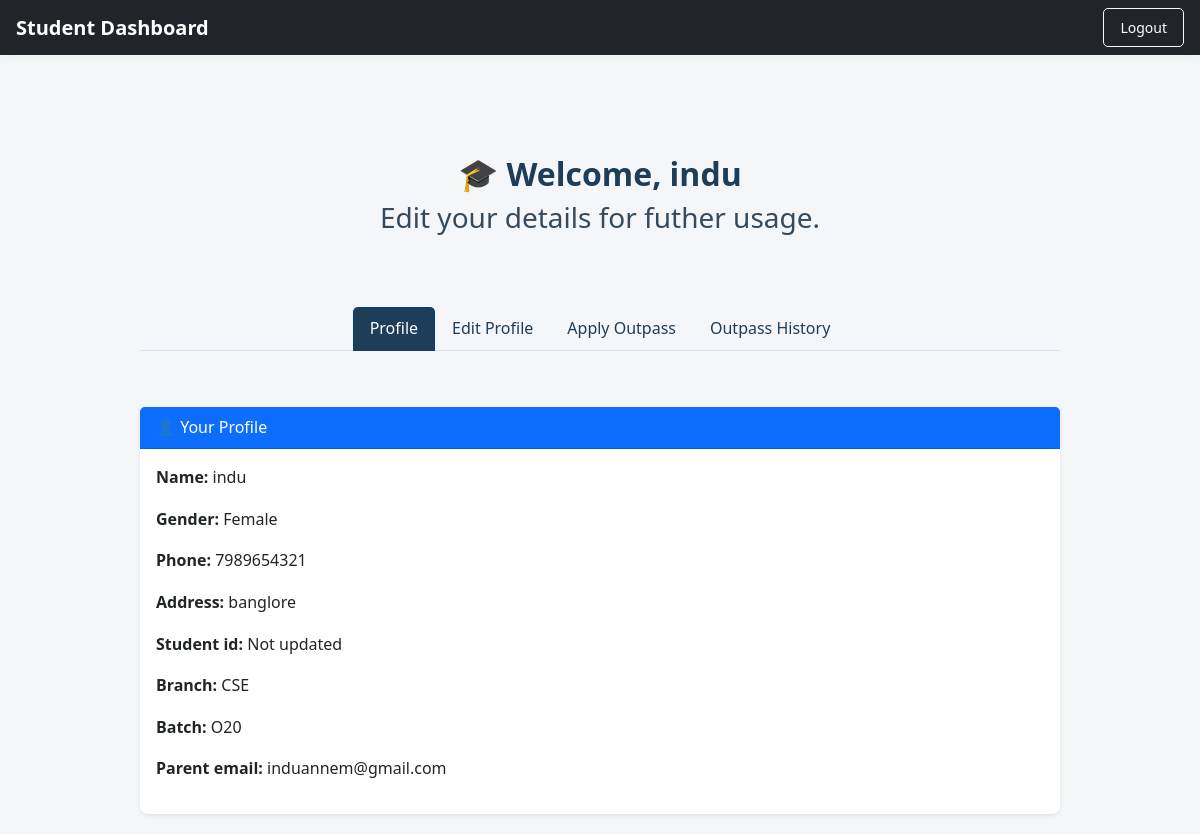
Screenshot of /student/dashboard (signed in) with the database file from the repository.
### models.py (models this page shows, shortened)
class User(UserMixin, db.Model):
    id = db.Column(db.Integer, primary_key=True)
    name = db.Column(db.String(100))
    gender = db.Column(db.String(10))
    phone = db.Column(db.String(20))
    address = db.Column(db.String(200))
    email = db.Column(db.String(120), unique=True)
    password_hash = db.Column(db.String(128))
    role = db.Column(db.String(20), default='student')
    idno = db.Column(db.String(20))  # University/college ID number
    branch = db.Column(db.String(50))             # E.g., CSE, ECE
    batch = db.Column(db.String(20))
    p_email = db.Column(db.String(120))
    outpasses = db.relationship('Outpass', backref='student', lazy=True)

### app.py (the view)
@app.route("/student/dashboard")
@login_required
def student_dashboard():
    if current_user.role != "student":
        flash("Unauthorized access", "danger")
        return redirect(url_for("login"))
    edit_form = EditProfileForm(obj=current_user)
    apply_form = ApplyOutpassForm()
    outpasses = Outpass.query.filter_by(student_id=current_user.id).order_by(Outpass.submitted_at.desc()).all()
    return render_template("student/dashboard.html",user=current_user,edit_form=edit_form,outpass_form=apply_form,outpasses=outpasses)

### app.py (called while the page is built)
@login_manager.user_loader
def load_user(user_id):
    return User.query.get(int(user_id))

### templates/student/dashboard.html (shortened to what this page needs)
{% extends "base.html" %}
{% block content %}
<link rel="stylesheet" href="{{ url_for('static', filename='css/student_dashboard.css') }}">
<nav class="navbar navbar-dark bg-dark px-3">
  <span class="navbar-brand mb-0 h5">Student Dashboard</span>
  <a href="{{ url_for('logout') }}" class="btn btn-outline-light btn-sm">Logout</a>
</nav>
<div class="container mt-3">
</div>
<div class="container mt-4 text-center">
  <h2>🎓 Welcome, {{ user.name }}</h2>
  <h3>Edit your details for futher usage.</h3>
</div>
<div class="container mt-4 text-center">
  <ul class="nav nav-tabs justify-content-center" id="dashboardTabs">
    <li class="nav-item">
      <a class="nav-link active" data-bs-toggle="tab" href="#profile">Profile</a>
    </li>
    <li class="nav-item">
      <a class="nav-link" data-bs-toggle="tab" href="#edit">Edit Profile</a>
    </li>
    <li class="nav-item">
      <a class="nav-link" data-bs-toggle="tab" href="#apply">Apply Outpass</a>
    </li>
    <li class="nav-item">
      <a class="nav-link" data-bs-toggle="tab" href="#history">Outpass History</a>
    </li>
  </ul>
</div>
<div class="container mt-3">
  <div class="tab-content">
    <div class="tab-pane fade show active" id="profile">
      <div class="card shadow-sm">
        <div class="card-header bg-primary text-white">👤 Your Profile</div>
        <div class="card-body">
          <p><strong>Name:</strong> {{ user.name }}</p>
          <p><strong>Gender:</strong> {{ user.gender or "Not updated" }}</p>
          <p><strong>Phone:</strong> {{ user.phone or "Not updated" }}</p>
          <p><strong>Address:</strong> {{ user.address or "Not updated" }}</p>
          <p><strong>Student id:</strong> {{ user.sidno or "Not updated" }}</p>
          <p><strong>Branch:</strong> {{ user.branch or "Not updated" }}</p>
          <p><strong>Batch:</strong> {{ user.batch or "Not updated" }}</p>
          <p><strong>Parent email:</strong> {{ user.p_email or "Not updated" }}</p>
        </div>
      </div>
    </div>
  </div>
</div>
{% endblock %}

### static/css/student_dashboard.css (style rules this page uses)
body { background-color: #f4f6f9; font-family: 'Segoe UI', Tahoma, Geneva, Verdana, sans-serif; margin:0; }
.navbar { background-color: #1e3d59; }
.navbar .navbar-brand, .navbar .btn { color: #ffffff; }
h2 { font-weight: 600; color: #1e3d59; }
h3 { font-weight: 500; color: #354a5c; }
.nav-tabs .nav-link { color: #1e3d59; font-weight: 500; }
.nav-tabs .nav-link.active { background-color: #1e3d59; color: #ffffff; border-radius: 5px 5px 0 0; }
.card { border: none; border-radius: 8px; box-shadow: 0 2px 6px rgba(0,0,0,0.08); }
.card-header { background-color: #1e3d59; color: #ffffff; font-weight: 500; }

### static/css/base.css (style rules this page uses)
body { background-color: #f5faff; font-family: 'Segoe UI', Tahoma, Geneva, Verdana, sans-serif; color: #333; line-height: 1.6; }
.container { max-width: 960px; margin: auto; padding: 20px; }
.navbar { box-shadow: 0 2px 8px rgba(82, 187, 70, 0.08); }
.navbar-brand { font-weight: bold; color: #ffffff; }
.btn { border-radius: 5px; padding: 8px 16px; font-weight: 500; }
h1, h2, h3 { color: #0c3812; font-weight: bold; }
.card { border-radius: 10px; box-shadow: 0 0 10px rgba(0, 64, 128, 0.08); }
.nav-tabs .nav-link { color: #004080; font-weight: 500; }
.nav-tabs .nav-link.active { background-color: #e1f0ff; border-color: #004080 #004080 transparent; color: #004080; }

### rows the page displays
User: name "indu", gender "Female", phone "7989654321", address "banglore", branch "CSE", batch "O20", p_email "induannem@gmail.com"

### other values shown
{{ user.sidno or "Not updated" }} "Not updated"
